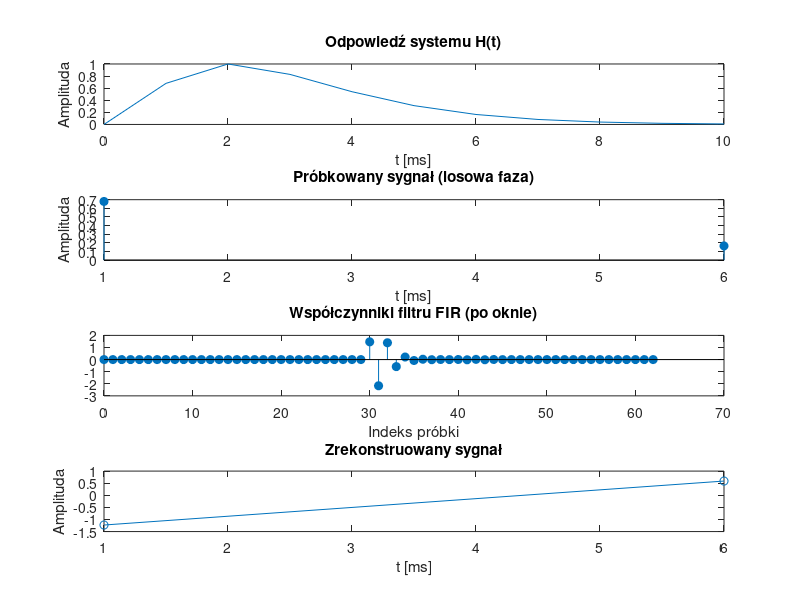

Source code (MATLAB):
clear; clc; close all;

%% 1. Parametry
fs = 1000;             % Częstotliwość próbkowania [Hz]
T = 1/fs;
t = 0:T:0.01;          % 10 ms
tau = 0.001;           % Stała czasowa shaping'u
n = 2;                 % Parametr kształtu impulsu
true_amplitude = 1;    % Szukana amplituda

%% 2. Odpowiedź analogowa H(t)
Ht = (t.^n).*exp(-t/tau);    % Quasi-gaussowski impuls
Ht = Ht / max(Ht) * true_amplitude;  % Normalizacja do amplitudy
L = length(Ht);

figure;
subplot(4,1,1);
plot(t*1000, Ht);
title('Odpowiedź systemu H(t)');
xlabel('t [ms]');
ylabel('Amplituda');

%% 3. Próbkowanie w losowej fazie
sampling_interval = 5;  % co ile próbek próbkujemy (niższy fs ADC)
offset = randi([1, sampling_interval]);  % losowa faza
sampled = Ht(offset:sampling_interval:end);
t_sampled = t(offset:sampling_interval:end);

subplot(4,1,2);
stem(t_sampled*1000, sampled, 'filled');
title('Próbkowany sygnał (losowa faza)');
xlabel('t [ms]');
ylabel('Amplituda');

%% 4. Projektowanie filtru odwrotnego FIR
N = 2*31+1;   % Rząd filtru (nieparzysty)
Hf = fft(Ht, N);         % Odpowiedź częstotliwościowa
Hf = Hf + 1e-6;          % Uniknięcie dzielenia przez 0
invHf = 1 ./ Hf;         % Odwrotna funkcja przenoszenia

% Transformata odwrotna
invHt = real(ifft(invHf));
invHt = fftshift(invHt);        % Przesunięcie zer na środek

% Okno Hamming'a
window = hamming(N)';
invHt_windowed = invHt .* window;

subplot(4,1,3);
stem(0:N-1, invHt_windowed, 'filled');
title('Współczynniki filtru FIR (po oknie)');
xlabel('Indeks próbki');

%% 5. Filtracja (rekonstrukcja amplitudy)
reconstructed = conv(sampled, invHt_windowed, 'same');

subplot(4,1,4);
plot(t_sampled*1000, reconstructed, '-o');
title('Zrekonstruowany sygnał');
xlabel('t [ms]');
ylabel('Amplituda');

%% 6. Ocena rekonstrukcji
[recovered_amplitude, idx] = max(reconstructed);
fprintf('---\n');
fprintf('Prawdziwa amplituda:        %.4f\n', true_amplitude);
fprintf('Zrekonstruowana amplituda:  %.4f\n', recovered_amplitude);
fprintf('Błąd względny:              %.2f %%\n', abs((recovered_amplitude - true_amplitude)/true_amplitude)*100);
fprintf('---\n');
